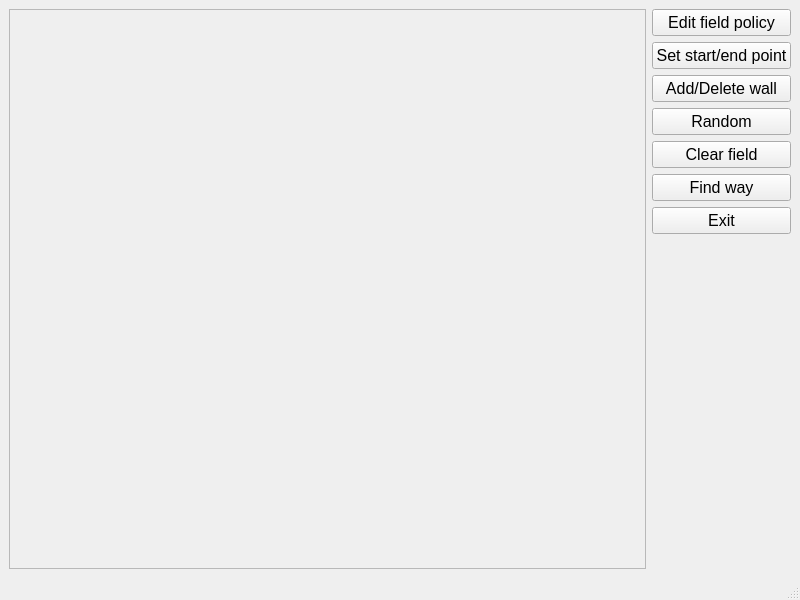
<?xml version="1.0" encoding="UTF-8"?>
<ui version="4.0">
 <class>MainWindow</class>
 <widget class="QMainWindow" name="MainWindow">
  <property name="geometry">
   <rect>
    <x>0</x>
    <y>0</y>
    <width>800</width>
    <height>600</height>
   </rect>
  </property>
  <property name="windowTitle">
   <string>MainWindow</string>
  </property>
  <widget class="QWidget" name="centralwidget">
   <layout class="QHBoxLayout" name="horizontalLayout">
    <item>
     <widget class="QScrollArea" name="scrollArea">
      <property name="widgetResizable">
       <bool>true</bool>
      </property>
      <widget class="QWidget" name="scrollAreaWidgetContents">
       <property name="geometry">
        <rect>
         <x>0</x>
         <y>0</y>
         <width>633</width>
         <height>538</height>
        </rect>
       </property>
       <layout class="QVBoxLayout" name="verticalLayout_3">
        <item>
         <layout class="QVBoxLayout" name="verticalLayout_2"/>
        </item>
       </layout>
      </widget>
     </widget>
    </item>
    <item>
     <layout class="QVBoxLayout" name="verticalLayout">
      <item>
       <widget class="QPushButton" name="pushButtonEditField">
        <property name="font">
         <font>
          <pointsize>12</pointsize>
         </font>
        </property>
        <property name="text">
         <string>Edit field policy</string>
        </property>
       </widget>
      </item>
      <item>
       <widget class="QPushButton" name="pushButtonStartEnd">
        <property name="font">
         <font>
          <pointsize>12</pointsize>
         </font>
        </property>
        <property name="text">
         <string>Set start/end point</string>
        </property>
       </widget>
      </item>
      <item>
       <widget class="QPushButton" name="pushButtonWall">
        <property name="font">
         <font>
          <pointsize>12</pointsize>
         </font>
        </property>
        <property name="text">
         <string>Add/Delete wall</string>
        </property>
       </widget>
      </item>
      <item>
       <widget class="QPushButton" name="pushButtonRandom">
        <property name="font">
         <font>
          <pointsize>12</pointsize>
         </font>
        </property>
        <property name="text">
         <string>Random</string>
        </property>
       </widget>
      </item>
      <item>
       <widget class="QPushButton" name="pushButtonClearField">
        <property name="font">
         <font>
          <pointsize>12</pointsize>
         </font>
        </property>
        <property name="text">
         <string>Clear field</string>
        </property>
       </widget>
      </item>
      <item>
       <widget class="QPushButton" name="pushButtonFindWay">
        <property name="font">
         <font>
          <pointsize>12</pointsize>
         </font>
        </property>
        <property name="text">
         <string>Find way</string>
        </property>
       </widget>
      </item>
      <item>
       <widget class="QPushButton" name="pushButtonExit">
        <property name="font">
         <font>
          <pointsize>12</pointsize>
         </font>
        </property>
        <property name="text">
         <string>Exit</string>
        </property>
       </widget>
      </item>
      <item>
       <spacer name="verticalSpacer">
        <property name="orientation">
         <enum>Qt::Vertical</enum>
        </property>
        <property name="sizeHint" stdset="0">
         <size>
          <width>20</width>
          <height>40</height>
         </size>
        </property>
       </spacer>
      </item>
     </layout>
    </item>
   </layout>
  </widget>
  <widget class="QMenuBar" name="menubar">
   <property name="geometry">
    <rect>
     <x>0</x>
     <y>0</y>
     <width>800</width>
     <height>20</height>
    </rect>
   </property>
  </widget>
  <widget class="QStatusBar" name="statusbar"/>
 </widget>
 <resources/>
 <connections/>
</ui>
